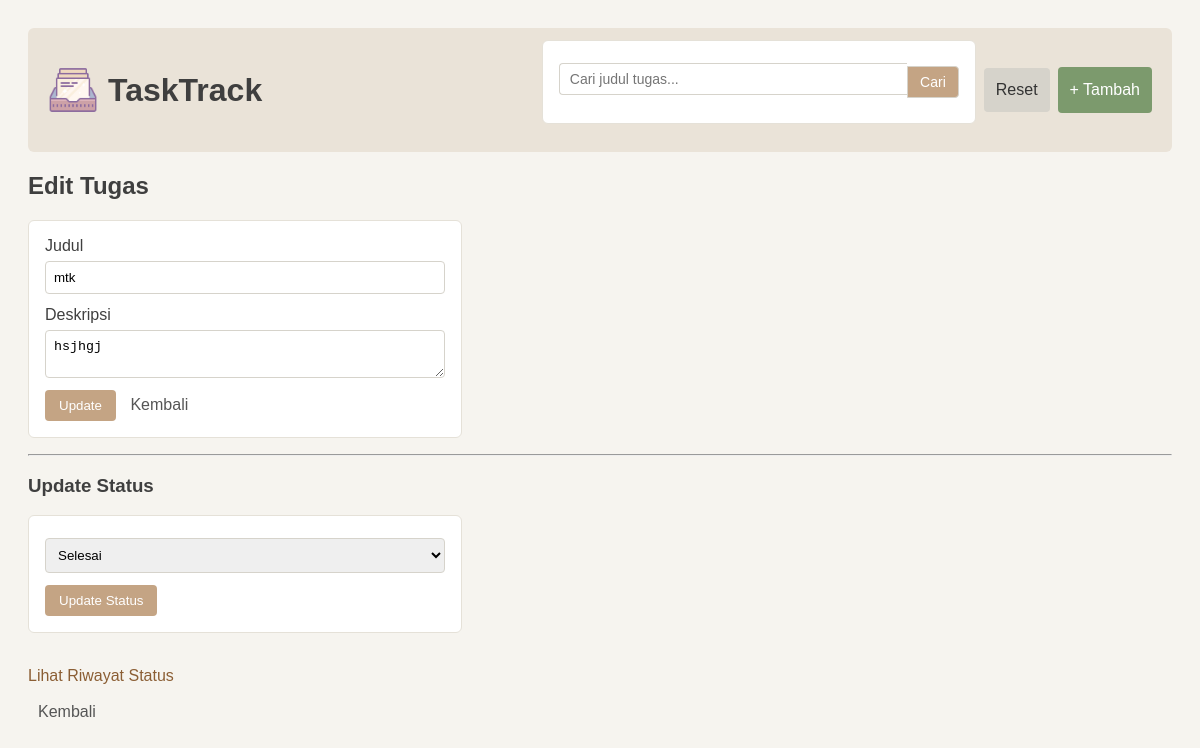
The page /pages/edit.php?id=4 on the database its author committed.
### tables this page shows
CREATE TABLE `tasks` (
  `id` int NOT NULL,
  `id_user` int NOT NULL,
  `judul` varchar(100) NOT NULL,
  `deskripsi` text NOT NULL,
  `status_terkini` enum('baru','dikerjakan','selesai') NOT NULL DEFAULT 'baru',
  `created_at` datetime NOT NULL DEFAULT CURRENT_TIMESTAMP,
  `update_at` datetime NOT NULL DEFAULT CURRENT_TIMESTAMP
);

### pages/edit.php (the view, shortened to what this page needs)
<?php
include '../config/database.php';
include '../partial/navbar.php';
$id = $_GET['id'];
$result = mysqli_query($conn, "SELECT * FROM tasks WHERE id = $id");
$task = mysqli_fetch_assoc($result);
?>
<!DOCTYPE html>
<html lang="id">
<head>
    <link rel="stylesheet" href="../assets/css/style.css">
</head>
<body>
<h2>Edit Tugas</h2>
<form action="../process/update.php" method="POST">
    <label>Judul</label>
    <input type="text" name="judul" value="<?= $task['judul']; ?>" required>
    <label>Deskripsi</label>
    <textarea name="deskripsi"><?= $task['deskripsi']; ?></textarea>
    <button type="submit">Update</button>
    <a href="index.php" class="btn-secondary">Kembali</a>
</form>
<hr>
<h3>Update Status</h3>
<form action="../process/update-status.php" method="POST">
    <select name="status_baru">
        <option value="selesai" <?= $task['status_terkini'] == 'selesai' ? 'selected' : ''; ?>>Selesai</option>
    </select>
    <button type="submit">Update Status</button>
</form>
<br>
<a href="detail.php?id=<?= $task['id']; ?>">Lihat Riwayat Status</a><br><br>
<a href="index.php" class="btn-secondary">Kembali</a>
</body>
</html>

### assets/css/style.css (style rules this page uses)
body { font-family: Arial, sans-serif; background: #f6f4ef; padding: 20px; color: #3f3f3f; }
h2, h3 { color: #3f3f3f; }
a { text-decoration: none; color: #8b5e34; }
form { background: #ffffff; padding: 16px; width: 400px; border-radius: 6px; border: 1px solid #e5e1d8; }
input, textarea, select { width: 100%; padding: 8px; margin: 6px 0 12px; border-radius: 4px; border: 1px solid #d6d3cb; }
button { background: #c4a484; color: white; border: none; padding: 8px 14px; border-radius: 4px; cursor: pointer; }
.btn-secondary { margin-left: 10px; color: #555; }

### rows shown on the page
tasks: judul "mtk", deskripsi "hsjhgj", status_baru "Selesai"
